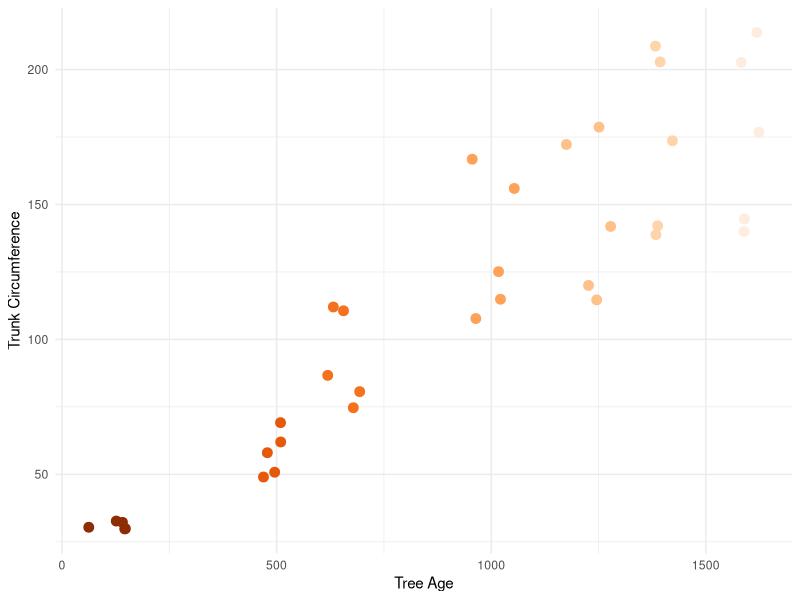
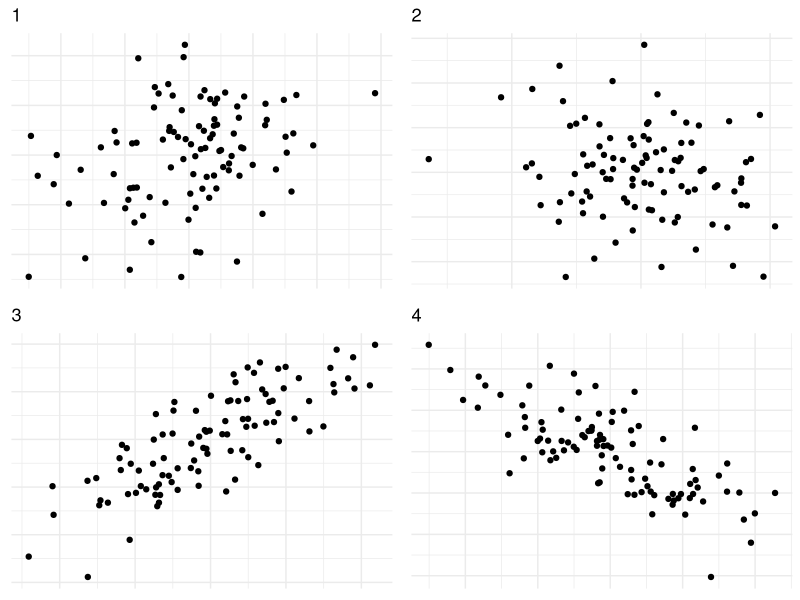

R code for these plots, in order: (Note: this script raises an error after producing the figures.)
## ---- chunk 1
# knitr::opts_chunk$set(echo = T, include = T, warnings = FALSE)

# library(knitr)
# library(papaja)
library(ggplot2)
# library(dplyr)
# library(unikn)
# library(MASS)
## ---- chunk 2
ggplot(Orange, aes(x = age, y = circumference, color = age)) +
  geom_jitter(size = 3) +
  theme_minimal() + 
  labs(x = "Tree Age", y = "Trunk Circumference") +
  scale_color_distiller(palette = 7) + 
  theme(legend.position = "none")
## ---- chunk 3
r1 <- .3
data1 <- MASS::mvrnorm(n=100, mu=c(0, 0), Sigma=matrix(c(1, r1, r1, 1), nrow=2), empirical=TRUE)
p1 <- ggplot() + geom_jitter(aes(data1[, 1], data1[, 2])) + labs(title = "1") + theme_minimal() + 
  theme(axis.title = element_blank(), axis.text  = element_blank())

r2 <- -.2
data2 <- MASS::mvrnorm(n=100, mu=c(0, 0), Sigma=matrix(c(1, r2, r2, 1), nrow=2), empirical=TRUE)
p2 <- ggplot() + geom_jitter(aes(data2[, 1], data2[, 2])) + labs(title = "2") + theme_minimal() + 
  theme(axis.title = element_blank(), axis.text  = element_blank())

r3 <- .8
data3 <- MASS::mvrnorm(n=100, mu=c(0, 0), Sigma=matrix(c(1, r3, r3, 1), nrow=2), empirical=TRUE)
p3 <- ggplot() + geom_jitter(aes(data3[, 1], data3[, 2])) + labs(title = "3") + theme_minimal() + 
  theme(axis.title = element_blank(), axis.text  = element_blank())

r4 <- -.75
data4 <- MASS::mvrnorm(n=100, mu=c(0, 0), Sigma=matrix(c(1, r4, r4, 1), nrow=2), empirical=TRUE)
p4 <- ggplot() + geom_jitter(aes(data4[, 1], data4[, 2])) + labs(title = "4") + theme_minimal()  + 
  theme(axis.title = element_blank(), axis.text  = element_blank())

cowplot::plot_grid(p1, p2, p3, p4, nrow = 2)
## ---- chunk 4
x <- 1:10 
y <- sample(x, 10)
cor(x, y)
cor.test(x, y)
## ---- chunk 5
  k <- c(1, 2, 3, 4, 5)
  m <- c(1, 3, 2, 5, NA) # same length but 1 data point is missing
  cor(k, m)
## ---- chunk 6
  cor(k, m, use = "complete.obs")
## ---- chunk 7
  cor(k[1:4], m[1:4])
## ---- chunk 8
cor.test(seminar$v05_skill_tech, seminar$v10_motivation)
## ---- chunk 9
ggplot(Orange, aes(x = age, y = circumference, color = age)) + geom_jitter(size = 3) +
  geom_smooth(method = "lm", se=FALSE, color="lightgray", 
              linewidth = .7, formula = y ~ x) + 
  theme_minimal() + 
  labs(x = "Tree Age", y = "Trunk Circumference", title = "Do trees get thicker with age?") + 
  scale_color_distiller(palette = 7) + 
  theme(legend.position = "none")
## ---- chunk 10
Treelm <- lm(formula = circumference ~ age, data = Orange)
Treelm
## ---- chunk 11
summary(Treelm)
## ---- chunk 12
age_sess <- lm(session_length ~ v02_age, data = seminar)
summary(age_sess)
## ---- chunk 13
ggplot(seminar, aes(x = v02_age, y = session_length)) +
 geom_point(size = 3) +
 geom_smooth(method = "lm", se=FALSE, color="lightgray", linewidth = .7, formula = y ~ x) +
 theme_minimal()
## ---- chunk 14
ggplot(Orange, aes(x = age, y = circumference, color = Tree)) +
  geom_point(size = 3) + labs(x = "Tree Age", y = "Trunk Circumference") +
  geom_line(aes(color = Tree)) + theme_minimal() + theme(legend.position = "none")
